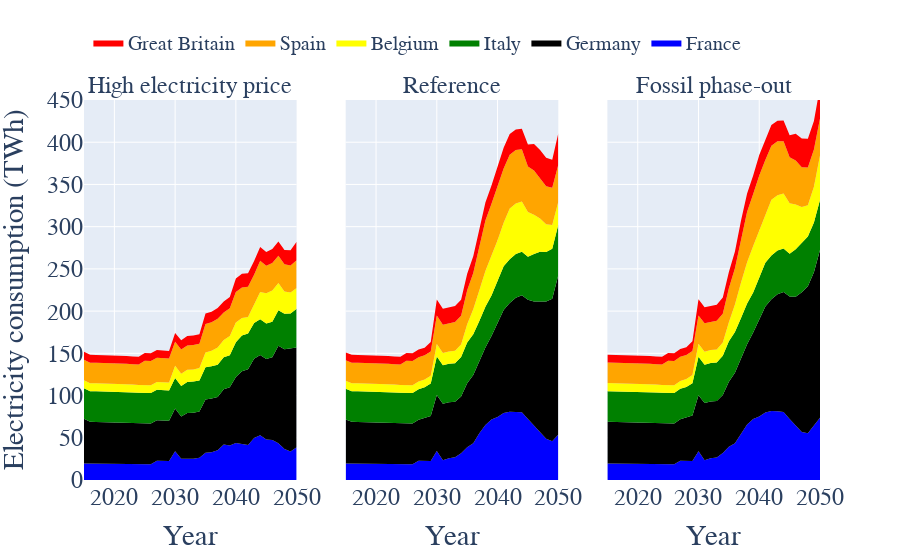

Notebook code cell kept with this figure:
### Code cell
fig =make_subplots(rows=1, cols=3,subplot_titles=list(scen.keys()),shared_yaxes=True)
for i in range(len(scen.keys())):
    showlegend=[True,False,False]
    resource_inflow=scen[list(scen.keys())[i]]['resource_tech_inflow']
    energy_input=resource_inflow[(resource_inflow.Resource.isin(primary_resource_conversion.keys()))]
    energy_input=energy_input.drop(["Sector"],axis=1).groupby(by=["Resource","Country","Year"]).sum().reset_index()
    country_colors={"France":"blue","Germany":"black","Italy":"green","Belgium":"yellow","Spain":"orange","Great Britain":"red"}

    for country in ["France","Germany","Italy","Belgium","Spain","Great Britain"]:
        resource="Electricity"
        fig.add_trace(go.Scatter(x=energy_input[(energy_input.Resource==resource) & (energy_input.Country==country)].Year,
                                 y=energy_input[(energy_input.Resource==resource) & (energy_input.Country==country)].Flow,
                                 name=country,
                                 line=dict(width=0,color=country_colors[country]),
                                     fillcolor=country_colors[country],mode='lines',stackgroup='one',showlegend=showlegend[i]),row=1, col=i+1)
        fig.update_xaxes(title_text="Year", row=1, col=i+1)
        
fig.update_layout(#title='Electricity consumption per country',title_x=0.5,
                   yaxis_title='Electricity consumption (TWh)')
fig.update_layout(
    font=dict(
        family="Times New Roman",size=24)
    )
fig.update_annotations(font_size=24)
fig.update_layout(legend=dict(
    orientation="h",
    yanchor="bottom",
    y=1.1,
    xanchor="right",
    x=0.9,font = dict(size=20)
))
fig.update_yaxes(range=[0,450])
fig.show()

### Figure 1 — Plotly figure (JSON) as saved in the notebook; plotly's stock layout.template omitted (floating-point values rounded to 4 significant figures)
{"data": [{"fillcolor": "blue", "line": {"color": "blue", "width": 0}, "mode": "lines", "name": "France", "showlegend": true, "stackgroup": "one", "type": "scatter", "x": [2015, 2016, 2017, 2018, 2019, 2020, 2021, 2022, 2023, 2024, 2025, 2026, 2027, 2028, 2029, 2030, 2031, 2032, 2033, 2034, 2035, 2036, 2037, 2038, 2039, 2040, 2041, 2042, 2043, 2044, 2045, 2046, 2047, 2048, 2049, 2050], "xaxis": "x", "y": [19.57, 19.49, 19.41, 19.33, 19.26, 19.18, 19.1, 19.01, 18.93, 18.85, 18.77, 18.68, 22.75, 22.67, 22.59, 34.09, 25.06, 25.21, 25.27, 26.37, 32.23, 32.87, 35.17, 42.08, 40.79, 43.91, 42.97, 41.34, 49.88, 52.85, 47.94, 47.51, 43.45, 36.73, 33.87, 38.73], "yaxis": "y"}, {"fillcolor": "black", "line": {"color": "black", "width": 0}, "mode": "lines", "name": "Germany", "showlegend": true, "stackgroup": "one", "type": "scatter", "x": [2015, 2016, 2017, 2018, 2019, 2020, 2021, 2022, 2023, 2024, 2025, 2026, 2027, 2028, 2029, 2030, 2031, 2032, 2033, 2034, 2035, 2036, 2037, 2038, 2039, 2040, 2041, 2042, 2043, 2044, 2045, 2046, 2047, 2048, 2049, 2050], "xaxis": "x", "y": [52.85, 49.42, 49.38, 49.34, 49.3, 49.26, 49.02, 48.77, 48.52, 48.27, 48.29, 48.16, 47.93, 47.71, 47.49, 50.64, 50.12, 54.0, 54.39, 54.77, 63.08, 63.57, 63.21, 65.31, 68.9, 78.15, 85.75, 89.85, 93.82, 95.24, 95.26, 97.79, 115.4, 118.1, 121.5, 118.1], "yaxis": "y"}, {"fillcolor": "green", "line": {"color": "green", "width": 0}, "mode": "lines", "name": "Italy", "showlegend": true, "stackgroup": "one", "type": "scatter", "x": [2015, 2016, 2017, 2018, 2019, 2020, 2021, 2022, 2023, 2024, 2025, 2026, 2027, 2028, 2029, 2030, 2031, 2032, 2033, 2034, 2035, 2036, 2037, 2038, 2039, 2040, 2041, 2042, 2043, 2044, 2045, 2046, 2047, 2048, 2049, 2050], "xaxis": "x", "y": [36.17, 36.17, 36.17, 36.17, 36.17, 36.17, 36.15, 36.14, 36.12, 36.11, 36.09, 36.08, 36.06, 36.05, 36.03, 36.2, 36.18, 36.87, 36.84, 36.81, 38.21, 38.18, 38.22, 38.05, 38.03, 41.07, 42.44, 42.36, 42.28, 42.2, 42.11, 42.14, 42.06, 41.98, 41.9, 45.92], "yaxis": "y"}, {"fillcolor": "yellow", "line": {"color": "yellow", "width": 0}, "mode": "lines", "name": "Belgium", "showlegend": true, "stackgroup": "one", "type": "scatter", "x": [2015, 2016, 2017, 2018, 2019, 2020, 2021, 2022, 2023, 2024, 2025, 2026, 2027, 2028, 2029, 2030, 2031, 2032, 2033, 2034, 2035, 2036, 2037, 2038, 2039, 2040, 2041, 2042, 2043, 2044, 2045, 2046, 2047, 2048, 2049, 2050], "xaxis": "x", "y": [9.549, 9.549, 9.549, 9.549, 9.549, 9.549, 9.513, 9.477, 9.441, 9.405, 9.373, 9.337, 9.301, 9.265, 9.229, 14.35, 14.4, 14.45, 14.5, 14.54, 17.4, 18.42, 20.21, 20.28, 22.81, 23.43, 20.59, 19.54, 21.59, 32.44, 35.81, 36.96, 32.38, 26.39, 24.74, 24.58], "yaxis": "y"}, {"fillcolor": "orange", "line": {"color": "orange", "width": 0}, "mode": "lines", "name": "Spain", "showlegend": true, "stackgroup": "one", "type": "scatter", "x": [2015, 2016, 2017, 2018, 2019, 2020, 2021, 2022, 2023, 2024, 2025, 2026, 2027, 2028, 2029, 2030, 2031, 2032, 2033, 2034, 2035, 2036, 2037, 2038, 2039, 2040, 2041, 2042, 2043, 2044, 2045, 2046, 2047, 2048, 2049, 2050], "xaxis": "x", "y": [24.29, 24.29, 24.29, 24.29, 24.29, 24.29, 24.24, 24.18, 24.13, 24.08, 28.8, 28.74, 28.69, 28.64, 28.59, 28.57, 28.92, 28.86, 28.8, 28.74, 33.79, 33.64, 34.13, 32.76, 32.85, 36.0, 36.21, 35.68, 35.55, 37.02, 32.5, 32.46, 32.29, 32.26, 32.12, 32.86], "yaxis": "y"}, {"fillcolor": "red", "line": {"color": "red", "width": 0}, "mode": "lines", "name": "Great Britain", "showlegend": true, "stackgroup": "one", "type": "scatter", "x": [2015, 2016, 2017, 2018, 2019, 2020, 2021, 2022, 2023, 2024, 2025, 2026, 2027, 2028, 2029, 2030, 2031, 2032, 2033, 2034, 2035, 2036, 2037, 2038, 2039, 2040, 2041, 2042, 2043, 2044, 2045, 2046, 2047, 2048, 2049, 2050], "xaxis": "x", "y": [9.336, 9.336, 9.336, 9.336, 9.336, 9.336, 9.297, 9.258, 9.218, 9.179, 9.139, 9.1, 9.06, 9.021, 8.982, 10.17, 10.8, 11.0, 11.21, 11.42, 12.4, 12.43, 12.64, 12.85, 13.42, 15.98, 16.16, 15.98, 16.12, 16.27, 16.42, 16.62, 16.77, 16.91, 17.82, 22.06], "yaxis": "y"}, {"fillcolor": "blue", "line": {"color": "blue", "width": 0}, "mode": "lines", "name": "France", "showlegend": false, "stackgroup": "one", "type": "scatter", "x": [2015, 2016, 2017, 2018, 2019, 2020, 2021, 2022, 2023, 2024, 2025, 2026, 2027, 2028, 2029, 2030, 2031, 2032, 2033, 2034, 2035, 2036, 2037, 2038, 2039, 2040, 2041, 2042, 2043, 2044, 2045, 2046, 2047, 2048, 2049, 2050], "xaxis": "x2", "y": [19.57, 19.49, 19.41, 19.33, 19.26, 19.18, 19.1, 19.01, 18.93, 18.85, 18.77, 18.68, 22.75, 22.67, 22.59, 34.27, 23.33, 25.77, 26.8, 31.55, 38.93, 43.49, 55.29, 65.17, 71.65, 74.58, 79.45, 80.68, 80.42, 80.13, 72.15, 64.29, 56.53, 48.88, 45.8, 53.96], "yaxis": "y2"}, {"fillcolor": "black", "line": {"color": "black", "width": 0}, "mode": "lines", "name": "Germany", "showlegend": false, "stackgroup": "one", "type": "scatter", "x": [2015, 2016, 2017, 2018, 2019, 2020, 2021, 2022, 2023, 2024, 2025, 2026, 2027, 2028, 2029, 2030, 2031, 2032, 2033, 2034, 2035, 2036, 2037, 2038, 2039, 2040, 2041, 2042, 2043, 2044, 2045, 2046, 2047, 2048, 2049, 2050], "xaxis": "x2", "y": [52.21, 49.42, 49.38, 49.34, 49.3, 49.26, 49.02, 48.77, 48.52, 48.27, 48.29, 48.16, 48.6, 50.97, 53.34, 66.5, 66.85, 66.34, 65.82, 67.46, 75.65, 81.0, 84.78, 91.81, 98.75, 110.3, 121.8, 128.8, 135.4, 138.6, 141.2, 147.2, 155.1, 162.4, 168.9, 188.9], "yaxis": "y2"}, {"fillcolor": "green", "line": {"color": "green", "width": 0}, "mode": "lines", "name": "Italy", "showlegend": false, "stackgroup": "one", "type": "scatter", "x": [2015, 2016, 2017, 2018, 2019, 2020, 2021, 2022, 2023, 2024, 2025, 2026, 2027, 2028, 2029, 2030, 2031, 2032, 2033, 2034, 2035, 2036, 2037, 2038, 2039, 2040, 2041, 2042, 2043, 2044, 2045, 2046, 2047, 2048, 2049, 2050], "xaxis": "x2", "y": [36.17, 36.17, 36.17, 36.17, 36.17, 36.17, 36.15, 36.14, 36.12, 36.11, 36.09, 36.08, 36.06, 36.05, 38.21, 45.6, 45.57, 45.54, 45.52, 46.6, 48.17, 48.14, 48.19, 48.16, 48.15, 50.55, 51.91, 51.84, 51.7, 51.55, 50.89, 56.22, 58.81, 58.69, 59.0, 59.3], "yaxis": "y2"}, {"fillcolor": "yellow", "line": {"color": "yellow", "width": 0}, "mode": "lines", "name": "Belgium", "showlegend": false, "stackgroup": "one", "type": "scatter", "x": [2015, 2016, 2017, 2018, 2019, 2020, 2021, 2022, 2023, 2024, 2025, 2026, 2027, 2028, 2029, 2030, 2031, 2032, 2033, 2034, 2035, 2036, 2037, 2038, 2039, 2040, 2041, 2042, 2043, 2044, 2045, 2046, 2047, 2048, 2049, 2050], "xaxis": "x2", "y": [9.549, 9.549, 9.549, 9.549, 9.549, 9.549, 9.513, 9.477, 9.441, 9.405, 9.373, 9.337, 9.301, 9.265, 9.312, 14.79, 14.71, 14.63, 14.88, 14.81, 21.64, 29.58, 36.31, 42.4, 47.26, 48.49, 51.64, 60.13, 59.79, 59.53, 52.98, 46.5, 39.34, 32.97, 28.39, 27.34], "yaxis": "y2"}, {"fillcolor": "orange", "line": {"color": "orange", "width": 0}, "mode": "lines", "name": "Spain", "showlegend": false, "stackgroup": "one", "type": "scatter", "x": [2015, 2016, 2017, 2018, 2019, 2020, 2021, 2022, 2023, 2024, 2025, 2026, 2027, 2028, 2029, 2030, 2031, 2032, 2033, 2034, 2035, 2036, 2037, 2038, 2039, 2040, 2041, 2042, 2043, 2044, 2045, 2046, 2047, 2048, 2049, 2050], "xaxis": "x2", "y": [24.29, 24.29, 24.29, 24.29, 24.29, 24.29, 24.24, 24.18, 24.13, 24.08, 28.8, 28.74, 28.69, 28.64, 28.59, 33.54, 33.48, 33.42, 34.09, 34.06, 40.32, 43.01, 53.0, 59.68, 61.2, 64.13, 64.04, 63.77, 63.49, 61.77, 53.94, 52.2, 47.23, 44.88, 44.03, 43.91], "yaxis": "y2"}, {"fillcolor": "red", "line": {"color": "red", "width": 0}, "mode": "lines", "name": "Great Britain", "showlegend": false, "stackgroup": "one", "type": "scatter", "x": [2015, 2016, 2017, 2018, 2019, 2020, 2021, 2022, 2023, 2024, 2025, 2026, 2027, 2028, 2029, 2030, 2031, 2032, 2033, 2034, 2035, 2036, 2037, 2038, 2039, 2040, 2041, 2042, 2043, 2044, 2045, 2046, 2047, 2048, 2049, 2050], "xaxis": "x2", "y": [9.336, 9.336, 9.336, 9.336, 9.336, 9.336, 9.297, 9.258, 9.218, 9.179, 9.139, 9.1, 9.06, 9.021, 11.26, 19.11, 18.97, 18.82, 19.03, 19.08, 19.49, 19.67, 21.18, 21.38, 21.8, 24.36, 24.54, 24.36, 24.36, 24.5, 26.11, 31.65, 33.82, 33.83, 33.11, 37.32], "yaxis": "y2"}, {"fillcolor": "blue", "line": {"color": "blue", "width": 0}, "mode": "lines", "name": "France", "showlegend": false, "stackgroup": "one", "type": "scatter", "x": [2015, 2016, 2017, 2018, 2019, 2020, 2021, 2022, 2023, 2024, 2025, 2026, 2027, 2028, 2029, 2030, 2031, 2032, 2033, 2034, 2035, 2036, 2037, 2038, 2039, 2040, 2041, 2042, 2043, 2044, 2045, 2046, 2047, 2048, 2049, 2050], "xaxis": "x3", "y": [19.57, 19.49, 19.41, 19.33, 19.26, 19.18, 19.1, 19.01, 18.93, 18.85, 18.77, 18.68, 22.75, 22.67, 22.59, 33.95, 23.26, 25.71, 26.74, 31.97, 39.34, 43.53, 55.34, 65.7, 72.18, 75.11, 79.98, 81.64, 81.38, 80.43, 72.34, 64.59, 56.84, 55.28, 64.13, 73.59], "yaxis": "y3"}, {"fillcolor": "black", "line": {"color": "black", "width": 0}, "mode": "lines", "name": "Germany", "showlegend": false, "stackgroup": "one", "type": "scatter", "x": [2015, 2016, 2017, 2018, 2019, 2020, 2021, 2022, 2023, 2024, 2025, 2026, 2027, 2028, 2029, 2030, 2031, 2032, 2033, 2034, 2035, 2036, 2037, 2038, 2039, 2040, 2041, 2042, 2043, 2044, 2045, 2046, 2047, 2048, 2049, 2050], "xaxis": "x3", "y": [49.46, 49.42, 49.38, 49.34, 49.3, 49.26, 49.02, 48.77, 48.52, 48.27, 48.29, 48.16, 49.12, 51.49, 53.86, 66.39, 67.79, 67.27, 66.76, 68.63, 76.94, 83.54, 88.2, 95.21, 102.5, 114.0, 125.5, 132.5, 138.7, 142.2, 144.8, 152.6, 165.6, 174.3, 181.9, 198.6], "yaxis": "y3"}, {"fillcolor": "green", "line": {"color": "green", "width": 0}, "mode": "lines", "name": "Italy", "showlegend": false, "stackgroup": "one", "type": "scatter", "x": [2015, 2016, 2017, 2018, 2019, 2020, 2021, 2022, 2023, 2024, 2025, 2026, 2027, 2028, 2029, 2030, 2031, 2032, 2033, 2034, 2035, 2036, 2037, 2038, 2039, 2040, 2041, 2042, 2043, 2044, 2045, 2046, 2047, 2048, 2049, 2050], "xaxis": "x3", "y": [36.17, 36.17, 36.17, 36.17, 36.17, 36.17, 36.15, 36.14, 36.12, 36.11, 36.09, 36.08, 36.06, 36.05, 38.21, 45.6, 45.57, 45.54, 45.52, 46.6, 48.17, 48.14, 48.2, 48.18, 47.5, 50.55, 51.91, 51.84, 51.7, 51.55, 50.78, 56.15, 58.81, 58.69, 59.0, 59.3], "yaxis": "y3"}, {"fillcolor": "yellow", "line": {"color": "yellow", "width": 0}, "mode": "lines", "name": "Belgium", "showlegend": false, "stackgroup": "one", "type": "scatter", "x": [2015, 2016, 2017, 2018, 2019, 2020, 2021, 2022, 2023, 2024, 2025, 2026, 2027, 2028, 2029, 2030, 2031, 2032, 2033, 2034, 2035, 2036, 2037, 2038, 2039, 2040, 2041, 2042, 2043, 2044, 2045, 2046, 2047, 2048, 2049, 2050], "xaxis": "x3", "y": [9.549, 9.549, 9.549, 9.549, 9.549, 9.549, 9.513, 9.477, 9.441, 9.405, 9.373, 9.337, 9.301, 9.265, 9.645, 15.42, 15.38, 15.3, 15.55, 15.64, 22.34, 32.64, 42.03, 48.65, 55.08, 56.43, 57.22, 65.87, 65.49, 64.96, 59.91, 52.97, 42.08, 37.05, 42.34, 52.73], "yaxis": "y3"}, {"fillcolor": "orange", "line": {"color": "orange", "width": 0}, "mode": "lines", "name": "Spain", "showlegend": false, "stackgroup": "one", "type": "scatter", "x": [2015, 2016, 2017, 2018, 2019, 2020, 2021, 2022, 2023, 2024, 2025, 2026, 2027, 2028, 2029, 2030, 2031, 2032, 2033, 2034, 2035, 2036, 2037, 2038, 2039, 2040, 2041, 2042, 2043, 2044, 2045, 2046, 2047, 2048, 2049, 2050], "xaxis": "x3", "y": [24.29, 24.29, 24.29, 24.29, 24.29, 24.29, 24.24, 24.18, 24.13, 24.08, 28.8, 28.74, 28.69, 28.64, 28.59, 33.54, 33.48, 33.42, 34.1, 34.06, 40.32, 43.02, 52.26, 60.02, 61.54, 64.47, 64.38, 64.11, 63.83, 62.11, 54.21, 52.11, 47.15, 44.8, 43.95, 43.83], "yaxis": "y3"}, {"fillcolor": "red", "line": {"color": "red", "width": 0}, "mode": "lines", "name": "Great Britain", "showlegend": false, "stackgroup": "one", "type": "scatter", "x": [2015, 2016, 2017, 2018, 2019, 2020, 2021, 2022, 2023, 2024, 2025, 2026, 2027, 2028, 2029, 2030, 2031, 2032, 2033, 2034, 2035, 2036, 2037, 2038, 2039, 2040, 2041, 2042, 2043, 2044, 2045, 2046, 2047, 2048, 2049, 2050], "xaxis": "x3", "y": [9.336, 9.336, 9.336, 9.336, 9.336, 9.336, 9.297, 9.258, 9.218, 9.179, 9.139, 9.1, 9.06, 9.021, 11.28, 19.09, 19.02, 18.86, 18.93, 19.13, 19.17, 19.67, 21.22, 21.43, 21.84, 24.41, 24.59, 24.41, 24.36, 24.5, 26.17, 31.73, 33.92, 33.93, 33.93, 37.32], "yaxis": "y3"}], "layout": {"annotations": [{"font": {"size": 24}, "showarrow": false, "text": "High electricity price", "x": 0.1444, "xanchor": "center", "xref": "paper", "y": 1, "yanchor": "bottom", "yref": "paper"}, {"font": {"size": 24}, "showarrow": false, "text": "Reference", "x": 0.5, "xanchor": "center", "xref": "paper", "y": 1, "yanchor": "bottom", "yref": "paper"}, {"font": {"size": 24}, "showarrow": false, "text": "Fossil phase-out", "x": 0.8556, "xanchor": "center", "xref": "paper", "y": 1, "yanchor": "bottom", "yref": "paper"}], "font": {"family": "Times New Roman", "size": 24}, "legend": {"font": {"size": 20}, "orientation": "h", "x": 0.9, "xanchor": "right", "y": 1.1, "yanchor": "bottom"}, "xaxis": {"anchor": "y", "domain": [0, 0.2889], "title": {"text": "Year"}}, "xaxis2": {"anchor": "y2", "domain": [0.3556, 0.6444], "title": {"text": "Year"}}, "xaxis3": {"anchor": "y3", "domain": [0.7111, 1], "title": {"text": "Year"}}, "yaxis": {"anchor": "x", "domain": [0, 1], "range": [0, 450], "title": {"text": "Electricity consumption (TWh)"}}, "yaxis2": {"anchor": "x2", "domain": [0, 1], "matches": "y", "range": [0, 450], "showticklabels": false}, "yaxis3": {"anchor": "x3", "domain": [0, 1], "matches": "y", "range": [0, 450], "showticklabels": false}}}
